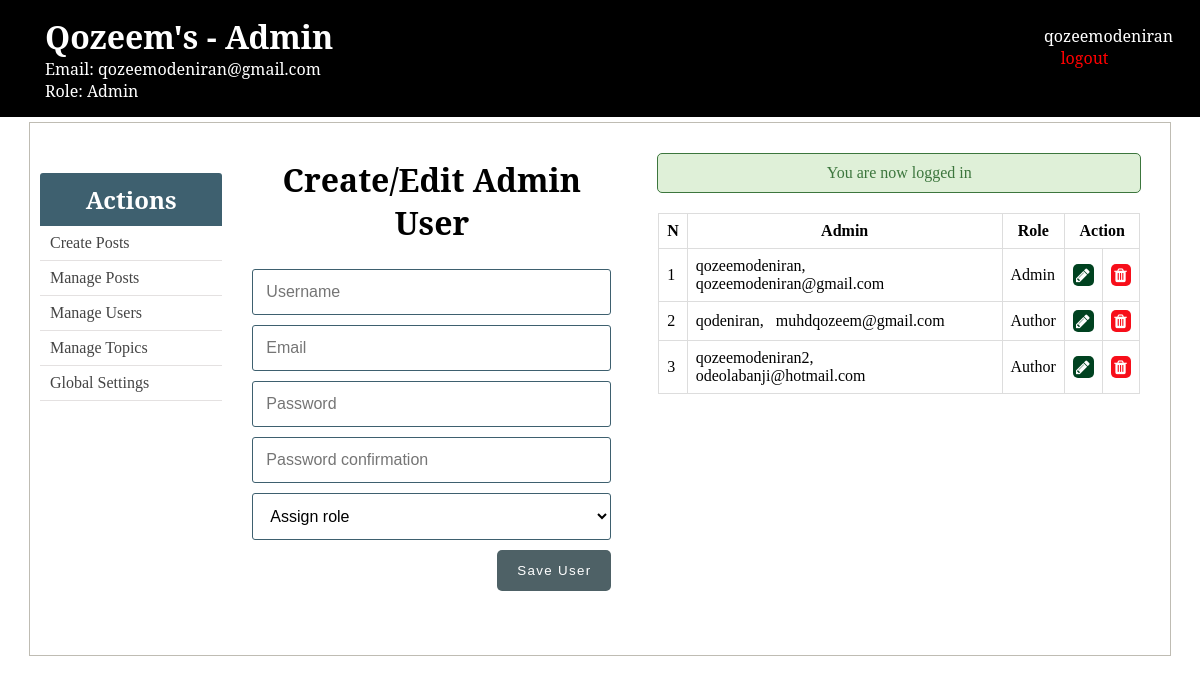
The app's page /admin/users.php (signed in) with its own data.
### tables this page shows
CREATE TABLE `users` (
  `id` int(11) NOT NULL,
  `username` varchar(255) NOT NULL,
  `email` varchar(255) NOT NULL,
  `role` enum('Author','Admin') DEFAULT NULL,
  `password` varchar(255) NOT NULL,
  `created_at` timestamp NULL DEFAULT current_timestamp(),
  `updated_at` timestamp NULL DEFAULT NULL
);

### admin/includes/admin_functions.php (called while the page is built, shortened)
<?php
$isEditingUser = false;
$username = "";
$email = "";
function getAdminUsers(){
	global $conn, $roles;
	$sql = "SELECT * FROM users WHERE role IS NOT NULL";
	$result = mysqli_query($conn, $sql);
	$users = mysqli_fetch_all($result, MYSQLI_ASSOC);
	return $users;
}
?>

### admin/users.php (the view, shortened to what this page needs)
<?php  include('../config.php'); ?>
<?php  include(ROOT_PATH . '/admin/includes/admin_functions.php'); ?>
<?php
	$admins = getAdminUsers();
?>
<?php include(ROOT_PATH . '/admin/includes/head_section.php'); ?>
</head>
<body>
	<?php include(ROOT_PATH . '/admin/includes/navbar.php') ?>
	<div class="container content">
		<?php include(ROOT_PATH . '/admin/includes/menu.php') ?>
		<div class="action">
			<h1 class="page-title">Create/Edit Admin User</h1>
			<form method="post" action="<?php echo BASE_URL . 'admin/users.php'; ?>" >
				<input type="text" name="username" value="<?php echo $username; ?>" placeholder="Username">
				<input type="email" name="email" value="<?php echo $email ?>" placeholder="Email">
				<input type="password" name="password" placeholder="Password">
				<input type="password" name="passwordConfirmation" placeholder="Password confirmation">
				<select name="role">
					<option value="" selected disabled>Assign role</option>
				</select>
				<?php if ($isEditingUser === true): ?>
					<button type="submit" class="btn" name="update_admin">UPDATE</button>
				<?php else: ?>
					<button type="submit" class="btn" name="create_admin">Save User</button>
				<?php endif ?>
			</form>
		</div>
		<div class="table-div">
			<?php include(ROOT_PATH . '/includes/messages.php') ?>
			<?php if (empty($admins)): ?>
				<h1>No admins in the database.</h1>
			<?php else: ?>
				<table class="table">
					<thead>
						<th>N</th>
						<th>Admin</th>
						<th>Role</th>
						<th colspan="2">Action</th>
					</thead>
					<tbody>
					<?php foreach ($admins as $key => $admin): ?>
						<tr>
							<td><?php echo $key + 1; ?></td>
							<td>
								<?php echo $admin['username']; ?>, &nbsp;
								<?php echo $admin['email']; ?>
							</td>
							<td><?php echo $admin['role']; ?></td>
							<td>
								<a class="fa fa-pencil btn edit"
									href="users.php?edit-admin=<?php echo $admin['id'] ?>">
								</a>
							</td>
							<td>
								<a class="fa fa-trash btn delete"
								    href="users.php?delete-admin=<?php echo $admin['id'] ?>">
								</a>
							</td>
						</tr>
					<?php endforeach ?>
					</tbody>
				</table>
			<?php endif ?>
		</div>
	</div>
</body>
</html>

### static/css/admin_styling.css (style rules this page uses)
* { margin: 0px; padding: 0px; }
a { text-decoration: none; }
h1, h2, h3, h4, h5, h6 { font-family: 'Noto Serif', serif; }
form { width: 60%; margin: 5px auto; padding-bottom: 50px; }
form input[type=file], input[type=email], input[type=password], input[type=text], form select, form textarea { width: 100%; display: block; padding: 13px 13px; font-size: 1em; margin: 5px auto 10px; border-radius: 3px; box-sizing : border-box; background: transparent; border: 1px solid #3E606F; }
form button { float: right; margin-left: 24%; }
table { border-collapse: collapse; width: 70%; margin: 20px auto; }
th, td { padding: 8px; text-align: left; border: 1px solid #ddd; }
th { text-align: center; }
.btn { color: white; background: #4E6166; text-align: center; border: none; border-radius: 5px; display: block; letter-spacing: .1em; padding: 13px 20px; text-decoration: none; }
.container { width: 95%; margin: 5px auto 50px; border: 1px solid #BFBCB3; padding: 10px 0px 50px; }
.container:after { content: ""; display: block; clear: both; }
.container.content .action { width: 35%; float: left; text-align: center; }
.container.content .action form { width: 90%; }
.container.content .action .page-title { margin: 25px; }
.table-div { float: left; width: 47%; }
.table-div table { width: 90%; }
.table-div a.fa { color: white; padding: 3px; }
.table-div .edit { background: #004220; }
.table-div .delete { background: #F70E1A; }

### records on screen
users: username "qozeemodeniran", email "qozeemodeniran@gmail.com", role "Admin"
users: username "qodeniran", email "muhdqozeem@gmail.com", role "Author"
users: username "qozeemodeniran2", email "odeolabanji@hotmail.com", role "Author"

### other values on screen
$_SESSION['user']['email'] "qozeemodeniran@gmail.com"
$_SESSION['user']['role'] "Admin"
$_SESSION['user']['username'] "qozeemodeniran"
$_SESSION['message'] "You are now logged in"
